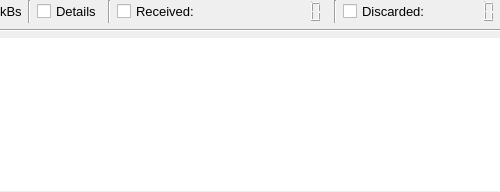
<?xml version="1.0" encoding="UTF-8"?>
<ui version="4.0">
 <class>ReceiveConsole</class>
 <widget class="QWidget" name="ReceiveConsole">
  <property name="geometry">
   <rect>
    <x>0</x>
    <y>0</y>
    <width>500</width>
    <height>192</height>
   </rect>
  </property>
  <property name="sizePolicy">
   <sizepolicy hsizetype="Preferred" vsizetype="Preferred">
    <horstretch>0</horstretch>
    <verstretch>0</verstretch>
   </sizepolicy>
  </property>
  <property name="minimumSize">
   <size>
    <width>500</width>
    <height>190</height>
   </size>
  </property>
  <property name="windowTitle">
   <string>Form</string>
  </property>
  <widget class="QWidget" name="verticalLayoutWidget">
   <property name="geometry">
    <rect>
     <x>0</x>
     <y>0</y>
     <width>501</width>
     <height>191</height>
    </rect>
   </property>
   <layout class="QVBoxLayout" name="verticalLayout">
    <item>
     <layout class="QHBoxLayout" name="horizontalLayout">
      <item>
       <widget class="QLabel" name="Speedlbl">
        <property name="sizePolicy">
         <sizepolicy hsizetype="Fixed" vsizetype="Fixed">
          <horstretch>0</horstretch>
          <verstretch>0</verstretch>
         </sizepolicy>
        </property>
        <property name="font">
         <font>
          <pointsize>10</pointsize>
         </font>
        </property>
        <property name="text">
         <string>kBs</string>
        </property>
       </widget>
      </item>
      <item>
       <widget class="Line" name="line_4">
        <property name="orientation">
         <enum>Qt::Vertical</enum>
        </property>
       </widget>
      </item>
      <item>
       <widget class="QCheckBox" name="detailsChkbox">
        <property name="sizePolicy">
         <sizepolicy hsizetype="Fixed" vsizetype="Fixed">
          <horstretch>0</horstretch>
          <verstretch>0</verstretch>
         </sizepolicy>
        </property>
        <property name="font">
         <font>
          <pointsize>10</pointsize>
         </font>
        </property>
        <property name="text">
         <string>Details</string>
        </property>
       </widget>
      </item>
      <item>
       <widget class="Line" name="line_2">
        <property name="orientation">
         <enum>Qt::Vertical</enum>
        </property>
       </widget>
      </item>
      <item>
       <widget class="QCheckBox" name="receivedChkbox">
        <property name="sizePolicy">
         <sizepolicy hsizetype="Fixed" vsizetype="Fixed">
          <horstretch>0</horstretch>
          <verstretch>0</verstretch>
         </sizepolicy>
        </property>
        <property name="font">
         <font>
          <pointsize>10</pointsize>
         </font>
        </property>
        <property name="text">
         <string>Received:</string>
        </property>
       </widget>
      </item>
      <item>
       <spacer name="horizontalSpacer">
        <property name="orientation">
         <enum>Qt::Horizontal</enum>
        </property>
        <property name="sizeHint" stdset="0">
         <size>
          <width>40</width>
          <height>20</height>
         </size>
        </property>
       </spacer>
      </item>
      <item>
       <widget class="QLCDNumber" name="receivedlcdNumber">
        <property name="sizePolicy">
         <sizepolicy hsizetype="Fixed" vsizetype="Fixed">
          <horstretch>0</horstretch>
          <verstretch>0</verstretch>
         </sizepolicy>
        </property>
        <property name="font">
         <font>
          <pointsize>8</pointsize>
         </font>
        </property>
        <property name="frameShape">
         <enum>QFrame::NoFrame</enum>
        </property>
        <property name="frameShadow">
         <enum>QFrame::Raised</enum>
        </property>
        <property name="numDigits">
         <number>5</number>
        </property>
        <property name="digitCount">
         <number>5</number>
        </property>
       </widget>
      </item>
      <item>
       <widget class="Line" name="line">
        <property name="orientation">
         <enum>Qt::Vertical</enum>
        </property>
       </widget>
      </item>
      <item>
       <widget class="QCheckBox" name="discardedChkbox">
        <property name="sizePolicy">
         <sizepolicy hsizetype="Fixed" vsizetype="Fixed">
          <horstretch>0</horstretch>
          <verstretch>0</verstretch>
         </sizepolicy>
        </property>
        <property name="font">
         <font>
          <pointsize>10</pointsize>
         </font>
        </property>
        <property name="text">
         <string>Discarded:</string>
        </property>
        <property name="iconSize">
         <size>
          <width>16</width>
          <height>16</height>
         </size>
        </property>
        <property name="tristate">
         <bool>false</bool>
        </property>
       </widget>
      </item>
      <item>
       <widget class="QLCDNumber" name="discardedlcdNumber">
        <property name="sizePolicy">
         <sizepolicy hsizetype="Fixed" vsizetype="Fixed">
          <horstretch>0</horstretch>
          <verstretch>0</verstretch>
         </sizepolicy>
        </property>
        <property name="font">
         <font>
          <pointsize>8</pointsize>
         </font>
        </property>
        <property name="frameShape">
         <enum>QFrame::NoFrame</enum>
        </property>
        <property name="frameShadow">
         <enum>QFrame::Raised</enum>
        </property>
        <property name="numDigits">
         <number>5</number>
        </property>
        <property name="digitCount">
         <number>5</number>
        </property>
       </widget>
      </item>
     </layout>
    </item>
    <item>
     <widget class="Line" name="line_3">
      <property name="orientation">
       <enum>Qt::Horizontal</enum>
      </property>
     </widget>
    </item>
    <item>
     <widget class="QListWidget" name="listWidget">
      <property name="frameShape">
       <enum>QFrame::NoFrame</enum>
      </property>
      <property name="frameShadow">
       <enum>QFrame::Plain</enum>
      </property>
      <property name="verticalScrollBarPolicy">
       <enum>Qt::ScrollBarAsNeeded</enum>
      </property>
      <property name="horizontalScrollBarPolicy">
       <enum>Qt::ScrollBarAsNeeded</enum>
      </property>
      <property name="autoScroll">
       <bool>true</bool>
      </property>
      <property name="editTriggers">
       <set>QAbstractItemView::NoEditTriggers</set>
      </property>
      <property name="alternatingRowColors">
       <bool>false</bool>
      </property>
      <property name="selectionMode">
       <enum>QAbstractItemView::NoSelection</enum>
      </property>
      <property name="flow">
       <enum>QListView::TopToBottom</enum>
      </property>
      <property name="resizeMode">
       <enum>QListView::Adjust</enum>
      </property>
      <property name="viewMode">
       <enum>QListView::ListMode</enum>
      </property>
      <property name="modelColumn">
       <number>0</number>
      </property>
      <property name="uniformItemSizes">
       <bool>true</bool>
      </property>
      <property name="selectionRectVisible">
       <bool>true</bool>
      </property>
     </widget>
    </item>
   </layout>
  </widget>
 </widget>
 <resources/>
 <connections/>
</ui>
